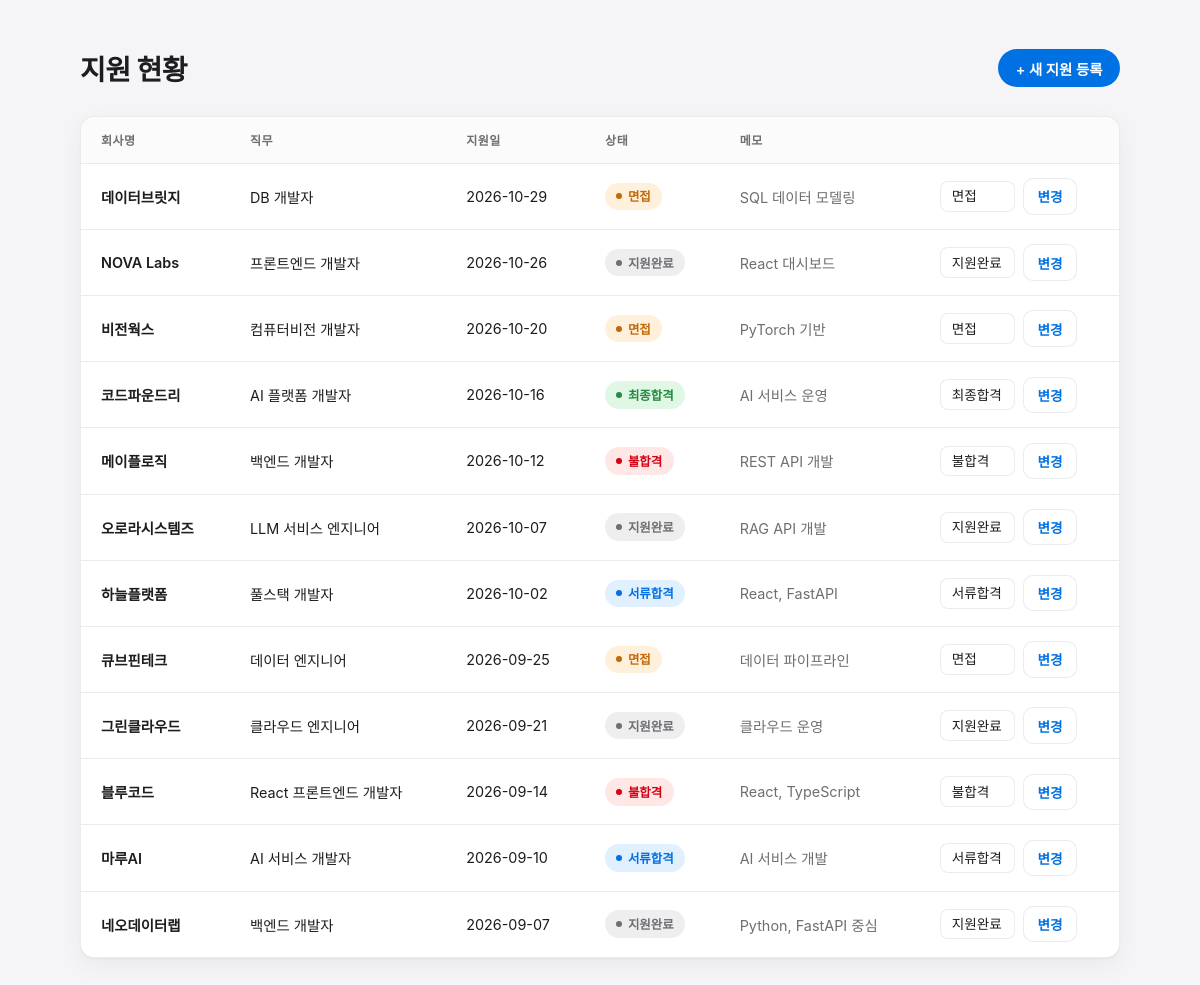
The page / on the database its author committed.
### tables this page shows
CREATE TABLE applications (
    id INTEGER PRIMARY KEY AUTOINCREMENT,
    company_name TEXT NOT NULL,
    position TEXT NOT NULL,
    applied_date TEXT NOT NULL,
    status TEXT NOT NULL,
    notes TEXT
);

### app/main.py (the view)
@app.get("/", response_class=HTMLResponse)
def index(request: Request, connection: sqlite3.Connection = Depends(get_db)):
    applications = _list_applications(connection)
    return templates.TemplateResponse(
        request,
        "index.html",
        {"applications": applications, "status_labels": STATUS_LABELS},
    )

### app/templates/index.html (shortened to what this page needs)
<!DOCTYPE html>
<html lang="ko">
<head>
</head>
<body>
  <div class="page">
    <div class="top-bar">
      <h1>지원 현황</h1>
      <a href="/new"><button type="button" class="btn btn-primary">+ 새 지원 등록</button></a>
    </div>
    <div class="card">
      {% if applications %}
      <table>
        <thead>
          <tr>
            <th>회사명</th>
            <th>직무</th>
            <th>지원일</th>
            <th>상태</th>
            <th>메모</th>
            <th></th>
          </tr>
        </thead>
        <tbody>
          {% for application in applications %}
          <tr>
            <td class="company">{{ application.company_name }}</td>
            <td>{{ application.position }}</td>
            <td>{{ application.applied_date }}</td>
            <td>
              <span class="badge badge-{{ application.status }}">
                {{ status_labels.get(application.status, application.status) }}
              </span>
            </td>
            <td class="notes">{{ application.notes or "—" }}</td>
            <td>
              <form class="status-form" method="post" action="/applications/{{ application.id }}/status">
                <select name="status">
                  {% for code, label in status_labels.items() %}
                  <option value="{{ code }}" {% if code == application.status %}selected{% endif %}>{{ label }}</option>
                  {% endfor %}
                </select>
                <button type="submit" class="btn btn-secondary">변경</button>
              </form>
            </td>
          </tr>
          {% endfor %}
        </tbody>
      </table>
      {% else %}
      <div class="empty-state">아직 등록된 지원 건이 없습니다.</div>
      {% endif %}
    </div>
  </div>
</body>
</html>

### app/templates/index.html (style rules this page uses)
:root { --bg: #f5f5f7; --surface: #ffffff; --border: rgba(0, 0, 0, 0.08); --text: #1d1d1f; --text-secondary: #6e6e73; --accent: #0071e3; --accent-hover: #0077ed; --radius: 14px; --shadow: 0 1px 2px rgba(0, 0, 0, 0.04), 0 8px 24px rgba(0, 0, 0, 0.05); }
* { box-sizing: border-box; }
body { margin: 0; padding: 3rem 1.5rem; background: var(--bg); color: var(--text); font-family: -apple-system, BlinkMacSystemFont, "SF Pro Text", "Segoe UI", "Helvetica Neue", "Apple SD Gothic Neo", "Malgun Gothic", sans-serif; -webkit-font-smoothing: antialiased; }
.page { max-width: 1040px; margin: 0 auto; }
.top-bar { display: flex; align-items: center; justify-content: space-between; margin-bottom: 1.75rem; }
h1 { font-size: 1.75rem; font-weight: 700; letter-spacing: -0.02em; margin: 0; }
.btn { display: inline-flex; align-items: center; gap: 0.4rem; border: none; border-radius: 980px; padding: 0.55rem 1.1rem; font-size: 0.9rem; font-weight: 600; cursor: pointer; transition: background-color 0.15s ease, transform 0.1s ease; font-family: inherit; }
.btn-primary { background: var(--accent); color: #fff; }
.btn-secondary { background: var(--surface); color: var(--accent); border: 1px solid var(--border); padding: 0.45rem 0.85rem; border-radius: 10px; font-size: 0.85rem; }
a { text-decoration: none; }
.card { background: var(--surface); border-radius: var(--radius); box-shadow: var(--shadow); border: 1px solid var(--border); overflow: hidden; }
table { width: 100%; border-collapse: collapse; font-size: 0.9rem; }
thead th { text-align: left; font-size: 0.75rem; font-weight: 600; text-transform: uppercase; letter-spacing: 0.04em; color: var(--text-secondary); padding: 0.9rem 1.25rem; border-bottom: 1px solid var(--border); background: rgba(0, 0, 0, 0.015); }
tbody tr { border-bottom: 1px solid var(--border); transition: background-color 0.12s ease; }
tbody tr:last-child { border-bottom: none; }
td { padding: 0.9rem 1.25rem; vertical-align: middle; }
td.company { font-weight: 600; }
td.notes { color: var(--text-secondary); max-width: 220px; white-space: nowrap; overflow: hidden; text-overflow: ellipsis; }
.badge { display: inline-flex; align-items: center; gap: 0.35rem; padding: 0.3rem 0.7rem; border-radius: 980px; font-size: 0.78rem; font-weight: 600; white-space: nowrap; }
.badge::before { content: ""; width: 6px; height: 6px; border-radius: 50%; background: currentColor; }
.badge-applied { background: rgba(142, 142, 147, 0.15); color: #6e6e73; }
.badge-document_passed { background: rgba(10, 132, 255, 0.12); color: #0071e3; }
.badge-interview { background: rgba(255, 149, 0, 0.14); color: #c2690a; }
.badge-final_passed { background: rgba(52, 199, 89, 0.15); color: #248a3d; }
.badge-rejected { background: rgba(255, 59, 48, 0.12); color: #d70015; }
form.status-form { display: flex; align-items: center; gap: 0.5rem; }
select { appearance: none; font-family: inherit; font-size: 0.85rem; padding: 0.4rem 0.7rem; border-radius: 8px; border: 1px solid var(--border); background: var(--surface); color: var(--text); }

### rows shown on the page
applications: company_name "데이터브릿지", position "DB 개발자", applied_date "2026-10-29", get "면접", notes "SQL 데이터 모델링", status "면접"
applications: company_name "NOVA Labs", position "프론트엔드 개발자", applied_date "2026-10-26", get "지원완료", notes "React 대시보드", status "지원완료"
applications: company_name "비전웍스", position "컴퓨터비전 개발자", applied_date "2026-10-20", get "면접", notes "PyTorch 기반", status "면접"
applications: company_name "코드파운드리", position "AI 플랫폼 개발자", applied_date "2026-10-16", get "최종합격", notes "AI 서비스 운영", status "최종합격"
applications: company_name "메이플로직", position "백엔드 개발자", applied_date "2026-10-12", get "불합격", notes "REST API 개발", status "불합격"
applications: company_name "오로라시스템즈", position "LLM 서비스 엔지니어", applied_date "2026-10-07", get "지원완료", notes "RAG API 개발", status "지원완료"
applications: company_name "하늘플랫폼", position "풀스택 개발자", applied_date "2026-10-02", get "서류합격", notes "React, FastAPI", status "서류합격"
applications: company_name "큐브핀테크", position "데이터 엔지니어", applied_date "2026-09-25", get "면접", notes "데이터 파이프라인", status "면접"
applications: company_name "그린클라우드", position "클라우드 엔지니어", applied_date "2026-09-21", get "지원완료", notes "클라우드 운영", status "지원완료"
applications: company_name "블루코드", position "React 프론트엔드 개발자", applied_date "2026-09-14", get "불합격", notes "React, TypeScript", status "불합격"
applications: company_name "마루AI", position "AI 서비스 개발자", applied_date "2026-09-10", get "서류합격", notes "AI 서비스 개발", status "서류합격"
applications: company_name "네오데이터랩", position "백엔드 개발자", applied_date "2026-09-07", get "지원완료", notes "Python, FastAPI 중심", status "지원완료"
